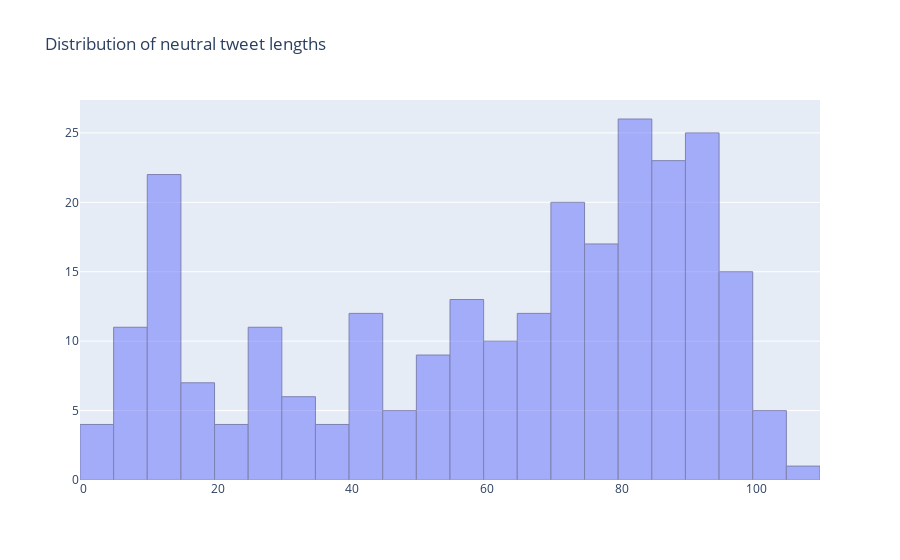
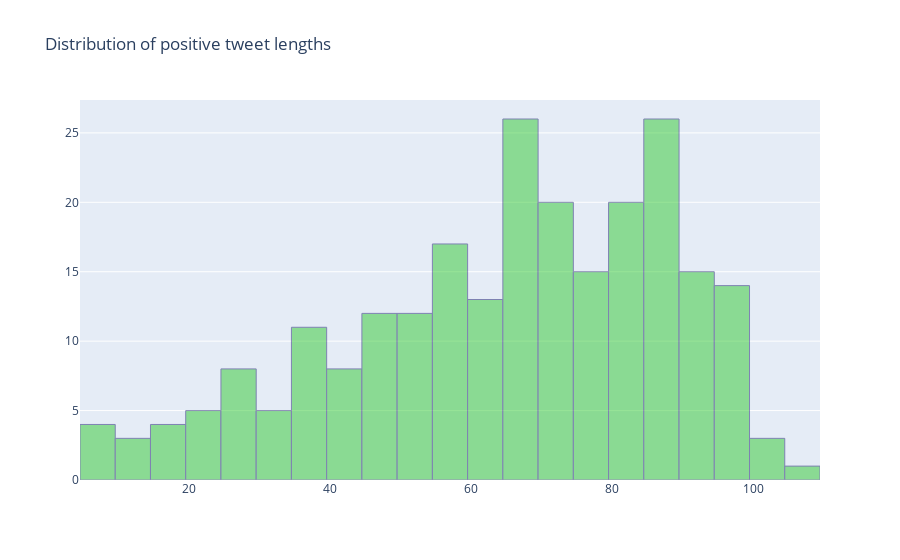

Write notebook code for charts like these, in order.
### Code cell
neutral = df_train[df_train['Label'] == 0]
positive = df_train[df_train['Label'] == 1]
negative = df_train[df_train['Label'] == -1]

x1 = neutral['Text_len']
x2 = positive['Text_len']
x3 = negative['Text_len']

fig = go.Figure(data=[go.Histogram(x=x1,
                                   marker_line_width=1, 
                                   marker_line_color="midnightblue", 
                                   xbins_size = 5, 
                                   opacity = 0.5)])

fig.update_layout(title_text='Distribution of neutral tweet lengths')
fig.show()

fig = go.Figure(data=[go.Histogram(x=x2,
                                   marker_line_width=1, 
                                   marker_color='rgb(50,202,50)', 
                                   xbins_size = 5, 
                                   marker_line_color="midnightblue", 
                                   opacity = 0.5)])

fig.update_layout(title_text='Distribution of positive tweet lengths')
fig.show()

fig = go.Figure(data=[go.Histogram(x=x3,
                                   marker_line_width=1, 
                                   marker_color='crimson', 
                                   xbins_size = 5, 
                                   marker_line_color="midnightblue", 
                                   opacity = 0.5)])

fig.update_layout(title_text='Distribution of negative tweet lengths')
fig.show()

### Figure 1 — Plotly figure (JSON) as saved in the notebook; plotly's stock layout.template omitted (floating-point values rounded to 4 significant figures; data arrays with more than 128 entries replaced by an {"elided": "..."} marker saying what was removed)
{"data": [{"marker": {"line": {"color": "midnightblue", "width": 1}}, "opacity": 0.5, "type": "histogram", "x": {"elided": "262 int values"}, "xbins": {"size": 5}}], "layout": {"title": {"text": "Distribution of neutral tweet lengths"}}}

### Figure 2 — Plotly figure (JSON) as saved in the notebook; plotly's stock layout.template omitted (floating-point values rounded to 4 significant figures; data arrays with more than 128 entries replaced by an {"elided": "..."} marker saying what was removed)
{"data": [{"marker": {"color": "rgb(50,202,50)", "line": {"color": "midnightblue", "width": 1}}, "opacity": 0.5, "type": "histogram", "x": {"elided": "242 int values"}, "xbins": {"size": 5}}], "layout": {"title": {"text": "Distribution of positive tweet lengths"}}}
